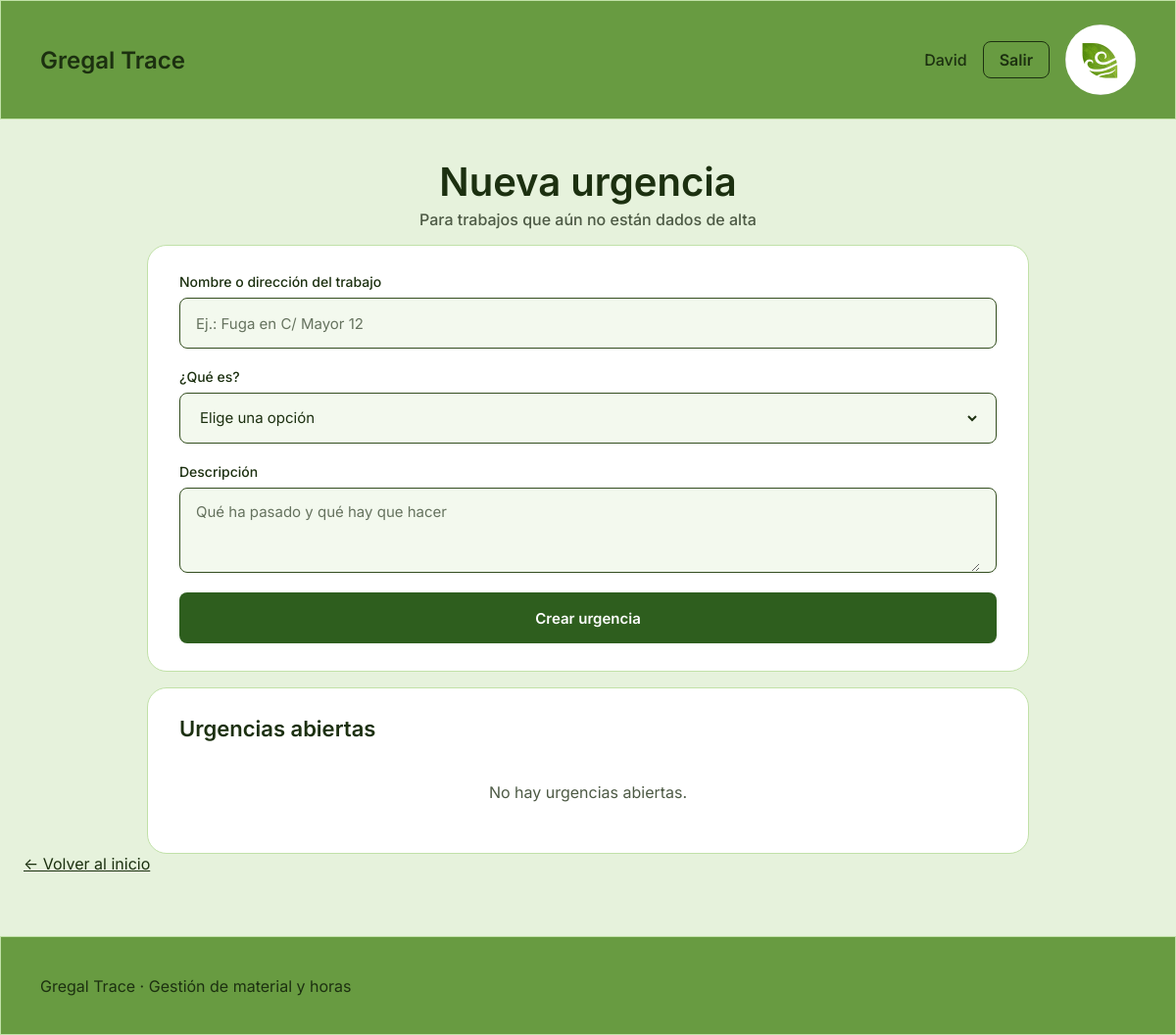
Before: /urgencias/ (signed in) with the older database file.
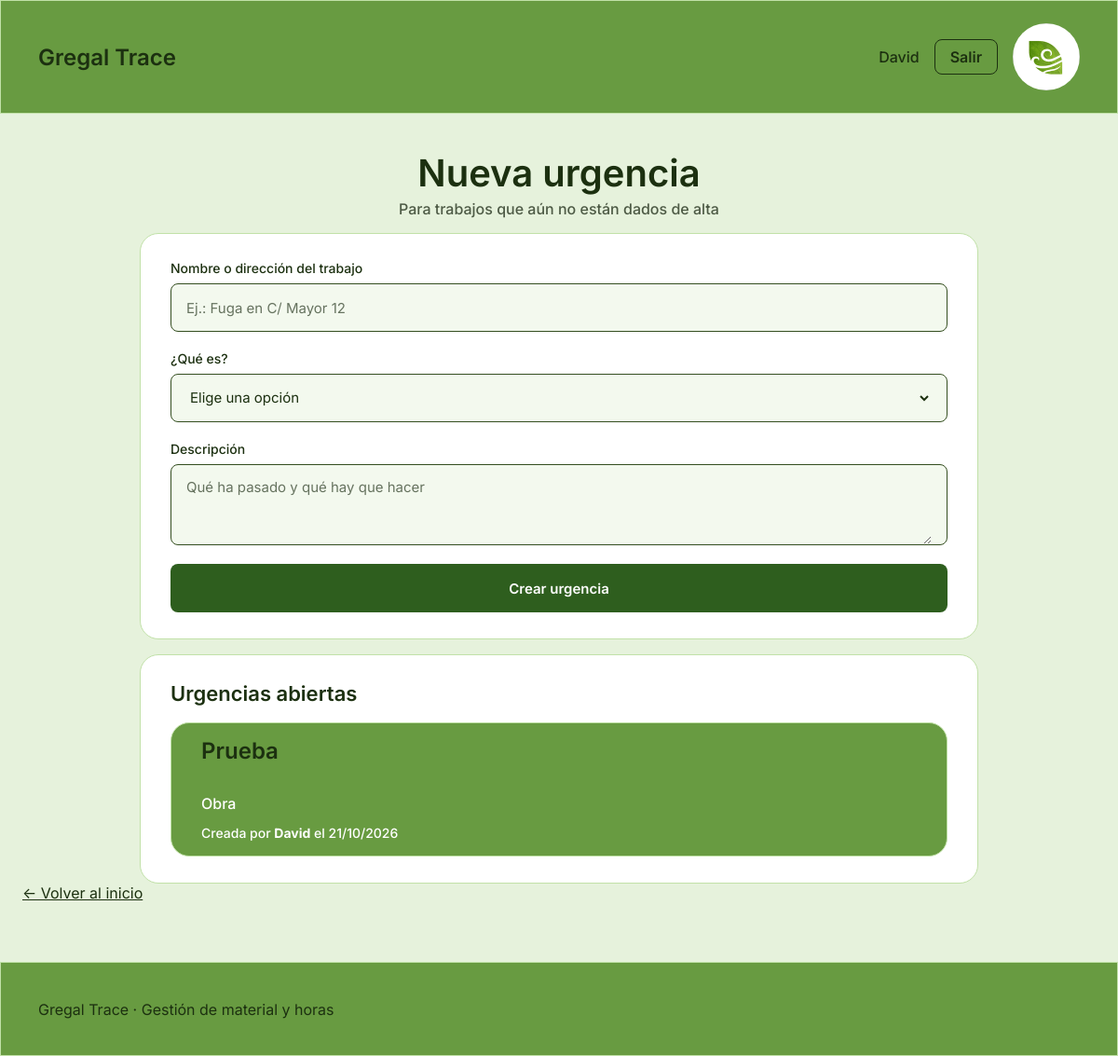
After: the same page with the newer database file.
### gestion/models.py (models this page shows, shortened)
class Proyecto(models.Model):
    TIPOS = [
        ('URG', 'Urgencia'),
        ('OBR', 'Obra'),
        ('INT', 'Intervención'),
        ('MAN', 'Mantenimiento'),
    ]
    nombre = models.CharField(max_length=150)
    tipo = models.CharField(max_length=3, choices=TIPOS, default='OBR')
    descripcion = models.TextField(blank=True)
    fecha_inicio = models.DateField(default=timezone.now)
    fecha_fin = models.DateField(blank=True, null=True)
    abierto = models.BooleanField(default=True)
    notion_id = models.CharField(max_length=100, unique=True, blank=True, null=True)
    tipo_destino = models.CharField(max_length=3, choices=TIPOS, blank=True)
    creado_por = models.ForeignKey(
        settings.AUTH_USER_MODEL, on_delete=models.SET_NULL,
        null=True, blank=True, related_name='proyectos_creados'
    )

### gestion/views.py (the view)
# urls.py: path('urgencias/', views.urgencias, name='urgencias'),
def urgencias(request):
    if request.method == 'POST':
        formulario = UrgenciaForm(request.POST)
        if formulario.is_valid():
            urgencia = formulario.save(commit=False)
            urgencia.tipo = 'URG'
            urgencia.creado_por = request.user
            urgencia.save()
            autor = request.user.get_full_name() or request.user.username
            messages.success(
                request,
                f'Urgencia «{urgencia.nombre}» creada por {autor} el {urgencia.fecha_inicio:%d/%m/%Y}.'
            )
            return redirect('urgencias')
    else:
        formulario = UrgenciaForm()
    abiertas = Proyecto.objects.filter(tipo='URG', abierto=True).select_related('creado_por').order_by('-fecha_inicio', '-id')
    return render(request, 'gestion/urgencias.html', {
        'formulario': formulario,
        'urgencias': abiertas,
    })

### gestion/forms.py
class UrgenciaForm(forms.ModelForm):
    class Meta:
        model = Proyecto
        fields = ['nombre', 'tipo_destino', 'descripcion']
        labels = {
            'nombre': 'Nombre o dirección del trabajo',
            'tipo_destino': '¿Qué es?',
            'descripcion': 'Descripción',
        }
    def __init__(self, *args, **kwargs):
        super().__init__(*args, **kwargs)
        self.fields['tipo_destino'].choices = [
            ('', 'Elige una opción'),
            ('OBR', 'Obra'),
            ('INT', 'Intervención'),
            ('MAN', 'Mantenimiento'),
        ]
        self.fields['tipo_destino'].required = True

### gestion/templates/gestion/urgencias.html (shortened to what this page needs)
{% extends "gestion/principal.html" %}
{% block contenido %}
<h1 class="titulo-pantalla">Nueva urgencia</h1>
<p class="subtitulo-pantalla">Para trabajos que aún no están dados de alta</p>
<section class="panel">
    <form method="post" class="formulario" novalidate>
        <div class="campo">
            <label for="{{ formulario.nombre.id_for_label }}">{{ formulario.nombre.label }}</label>
            <div class="entrada{% if formulario.nombre.errors %} entrada--error{% endif %}">
                <input type="text" name="{{ formulario.nombre.html_name }}" id="{{ formulario.nombre.id_for_label }}"
                       value="{{ formulario.nombre.value|default_if_none:'' }}"
                       maxlength="{{ formulario.nombre.field.max_length }}"
                       placeholder="Ej.: Fuga en C/ Mayor 12" required>
            </div>
        </div>
        <div class="campo">
            <label for="{{ formulario.tipo_destino.id_for_label }}">{{ formulario.tipo_destino.label }}</label>
            <div class="entrada{% if formulario.tipo_destino.errors %} entrada--error{% endif %}">
                {{ formulario.tipo_destino }}
            </div>
        </div>
        <div class="campo">
            <label for="{{ formulario.descripcion.id_for_label }}">{{ formulario.descripcion.label }}</label>
            <div class="entrada">
                <textarea name="{{ formulario.descripcion.html_name }}" id="{{ formulario.descripcion.id_for_label }}"
                          rows="3" placeholder="Qué ha pasado y qué hay que hacer">{{ formulario.descripcion.value|default_if_none:'' }}</textarea>
            </div>
        </div>
        <button type="submit" class="boton-principal">Crear urgencia</button>
    </form>
</section>
<section class="panel">
    <h2>Urgencias abiertas</h2>
    <div class="proyectos">
        {% for urgencia in urgencias %}
            <div class="proyecto">
                <div class="proyecto__contenido">
                    <h2 class="proyecto__titulo">{{ urgencia.nombre }}</h2>
                    <p class="proyecto__subtitulo">{{ urgencia.get_tipo_destino_display }}</p>
                    <p class="proyecto__autor">
                        Creada por
                        <strong>{{ urgencia.creado_por.get_full_name|default:urgencia.creado_por.username|default:"usuario eliminado" }}</strong>
                        el {{ urgencia.fecha_inicio|date:"d/m/Y" }}
                    </p>
                </div>
            </div>
        {% empty %}
            <p class="vacio">No hay urgencias abiertas.</p>
        {% endfor %}
    </div>
</section>
<div class="acciones-pie">
    <a class="boton-volver" href="{% url 'index' %}">← Volver al inicio</a>
</div>
{% endblock %}

### gestion/templates/gestion/principal.html (shortened to what this page needs)
{% load static %}
<!DOCTYPE html>
<html lang="es">
<head>
    <link rel="stylesheet" href="{% static 'css/estilos.css' %}">
</head>
<body class="{% block clase_body %}{% endblock %}">
    {% include "gestion/cabecera.html" %}
    <main class="contenido">
        {% block contenido %}{% endblock %}
    </main>
    {% block pie %}
        {% include "gestion/pie.html" %}
    {% endblock %}
</body>
</html>

### gestion/templates/gestion/cabecera.html (shortened to what this page needs)
{% load static %}
<header class="cabecera">
    <a class="cabecera__marca" href="{% url 'index' %}">
        <span class="cabecera__nombre">Gregal Trace</span>
    </a>
    <div class="cabecera__derecha">
        {% if user.is_authenticated %}
            <span class="cabecera__usuario">{{ user.get_full_name|default:user.username }}</span>
            <form method="post" action="{% url 'logout' %}">
                <button type="submit" class="boton-salir">Salir</button>
            </form>
        {% endif %}
        <img class="cabecera__logo" src="{% static 'img/logo.png' %}" alt="Logo de Gregal">
    </div>
</header>

### gestion/templates/gestion/pie.html
<footer class="pie">
    <p>Gregal Trace · Gestión de material y horas</p>
</footer>

### gestion/static/css/estilos.css (style rules this page uses)
:root { --fondo: #e6f2dc; --verde: #689b41; --verde-oscuro: #2e5e1e; --verde-claro: #c1e1a8; --verde-suave: #c9dbbb; --verde-buscador: #cde7b9; --verde-icono: #dce8c8; --campo: #f3f9ee; --borde-campo: #344e20; --texto: #1c3010; --texto-secundario: #4d5a45; --texto-ayuda: #66735f; --texto-buscador: #1a2710; --blanco: #ffffff; --ambar: #f2a900; --rojo: #c62828; --azul: #1565c0; --radio-tarjeta: 20px; --radio-campo: 8px; }
*, *::before, *::after { box-sizing: border-box; }
body { margin: 0; min-height: 100vh; display: flex; flex-direction: column; background: var(--fondo); color: var(--texto); font-family: "Inter", system-ui, -apple-system, "Segoe UI", sans-serif; font-size: 16px; }
a { color: inherit; }
h1, h2, p { margin: 0; }
.cabecera { display: flex; align-items: center; justify-content: space-between; gap: 16px; min-height: 120px; padding: 24px 40px; background: var(--verde); border: 1px solid var(--verde-claro); }
.cabecera__marca { display: flex; flex-direction: column; gap: 2px; text-decoration: none; color: var(--texto); }
.cabecera__nombre { font-size: 24px; font-weight: 600; }
.cabecera__derecha { display: flex; align-items: center; gap: 16px; }
.cabecera__usuario { font-weight: 500; }
.cabecera__logo { width: 72px; height: 72px; border-radius: 36px; object-fit: cover; }
.boton-salir { padding: 8px 16px; border: 1px solid var(--texto); border-radius: var(--radio-campo); background: transparent; color: var(--texto); font: inherit; font-weight: 600; cursor: pointer; }
.contenido { flex: 1; display: flex; flex-direction: column; width: 100%; max-width: 1320px; margin: 0 auto; padding: 28px 24px 64px; }
.pie { display: flex; min-height: 101px; padding: 24px 40px; background: var(--verde); border: 1px solid var(--verde-claro); color: var(--texto); align-items: center; }
.titulo-pantalla { font-size: 40px; font-weight: 600; line-height: 1.2; text-align: center; margin: 12px 0 0; }
.subtitulo-pantalla { margin-top: 4px; text-align: center; color: var(--texto-secundario); font-weight: 500; }
.formulario { display: flex; flex-direction: column; gap: 20px; }
.campo { display: flex; flex-direction: column; gap: 8px; }
.campo label { font-size: 14px; font-weight: 500; }
.entrada { display: flex; align-items: center; gap: 12px; min-height: 52px; padding: 0 16px; background: var(--campo); border: 1px solid var(--borde-campo); border-radius: var(--radio-campo); }
.entrada input, .entrada select, .entrada textarea { flex: 1; width: 100%; min-height: 50px; padding: 0; border: 0; background: transparent; color: var(--texto); font: inherit; font-size: 15px; outline: none; }
.entrada textarea { padding: 14px 0; resize: vertical; }
.entrada input::placeholder, .entrada textarea::placeholder { color: var(--texto-ayuda); }
.boton-principal { display: inline-flex; align-items: center; justify-content: center; min-height: 52px; padding: 0 24px; border: 0; border-radius: var(--radio-campo); background: var(--verde-oscuro); color: var(--blanco); font: inherit; font-size: 15px; font-weight: 600; text-decoration: none; cursor: pointer; }
.proyectos { display: flex; flex-direction: column; align-items: center; gap: 22px; margin-top: 50px; }
.proyecto { display: flex; align-items: center; gap: 24px; width: 100%; max-width: 560px; min-height: 128px; padding: 16px 32px; background: var(--verde); border: 1px solid var(--verde-claro); border-radius: var(--radio-tarjeta); text-decoration: none; transition: transform 0.15s, box-shadow 0.15s; }
.proyecto__contenido { display: flex; flex: 1; flex-direction: column; align-items: flex-start; gap: 12px; min-width: 0; }
.proyecto__titulo { font-size: 36px; font-weight: 600; line-height: 1.2; }
.proyecto__subtitulo { color: var(--texto-secundario); line-height: 1.4; }
.ficha, .panel { max-width: 900px; margin: 16px auto 0; padding: 28px 32px; background: var(--blanco); border: 1px solid var(--verde-claro); border-radius: var(--radio-tarjeta); }
.panel h2 { margin-bottom: 18px; font-size: 22px; font-weight: 600; }
.panel { width: 100%; }
.panel .proyectos { margin-top: 0; }
.panel .proyecto { max-width: none; }
.panel .proyecto__titulo { font-size: 24px; }
.entrada select { cursor: pointer; }
.proyecto__autor { font-size: 14px; color: var(--texto-secundario); }
.proyecto__subtitulo, .proyecto__autor { color: var(--blanco); font-weight: 500; }
.proyecto__autor strong { color: var(--blanco); }

Changed rows visible on the page:
added Proyecto: nombre "Prueba", tipo_destino "Obra", creado_por.get_full_name "David", fecha_inicio "21/10/2026"
Other visible differences:
text no longer shown: "No hay urgencias abiertas."
